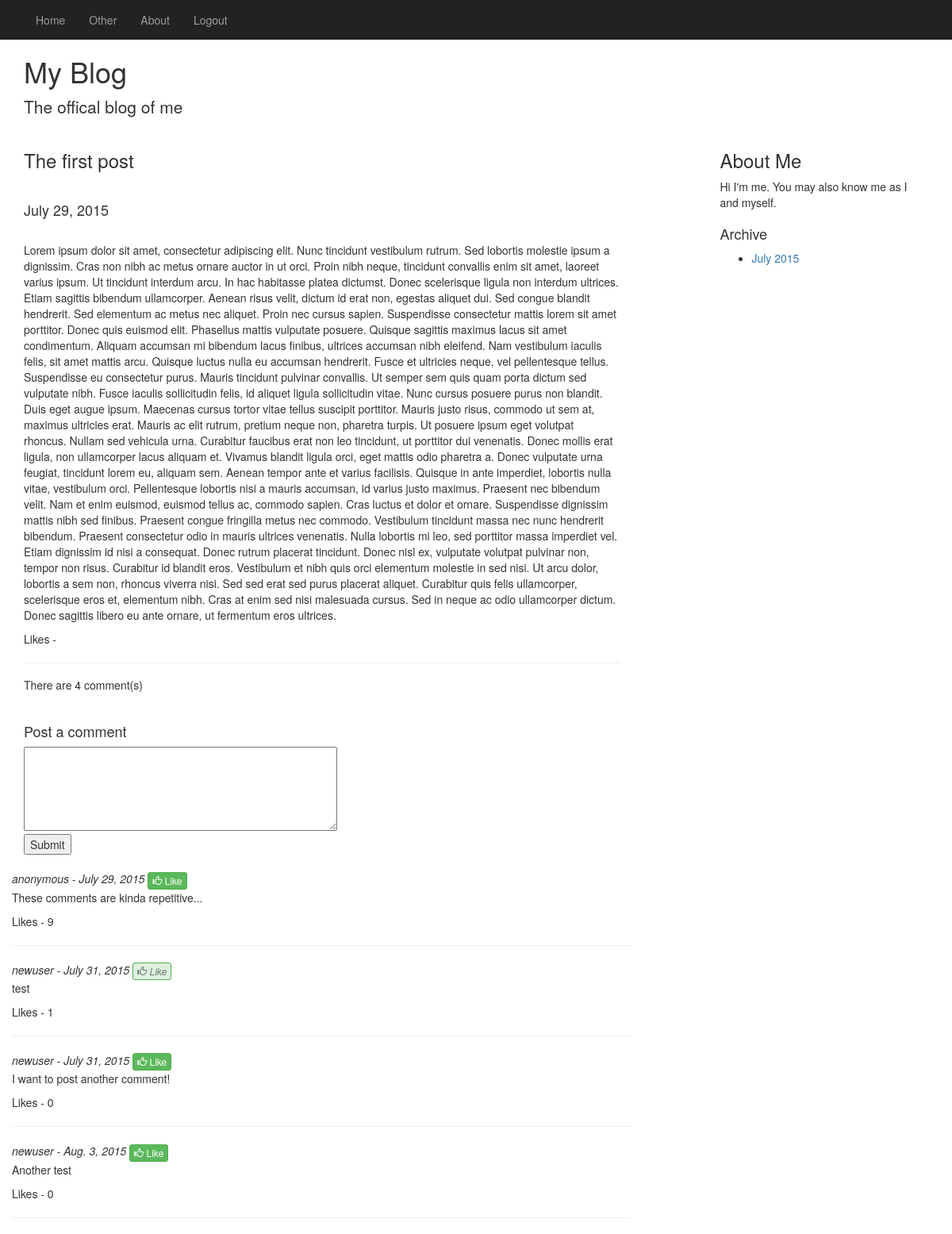
Page /blog/post/the-first-post/ (signed in) on the earlier database version.
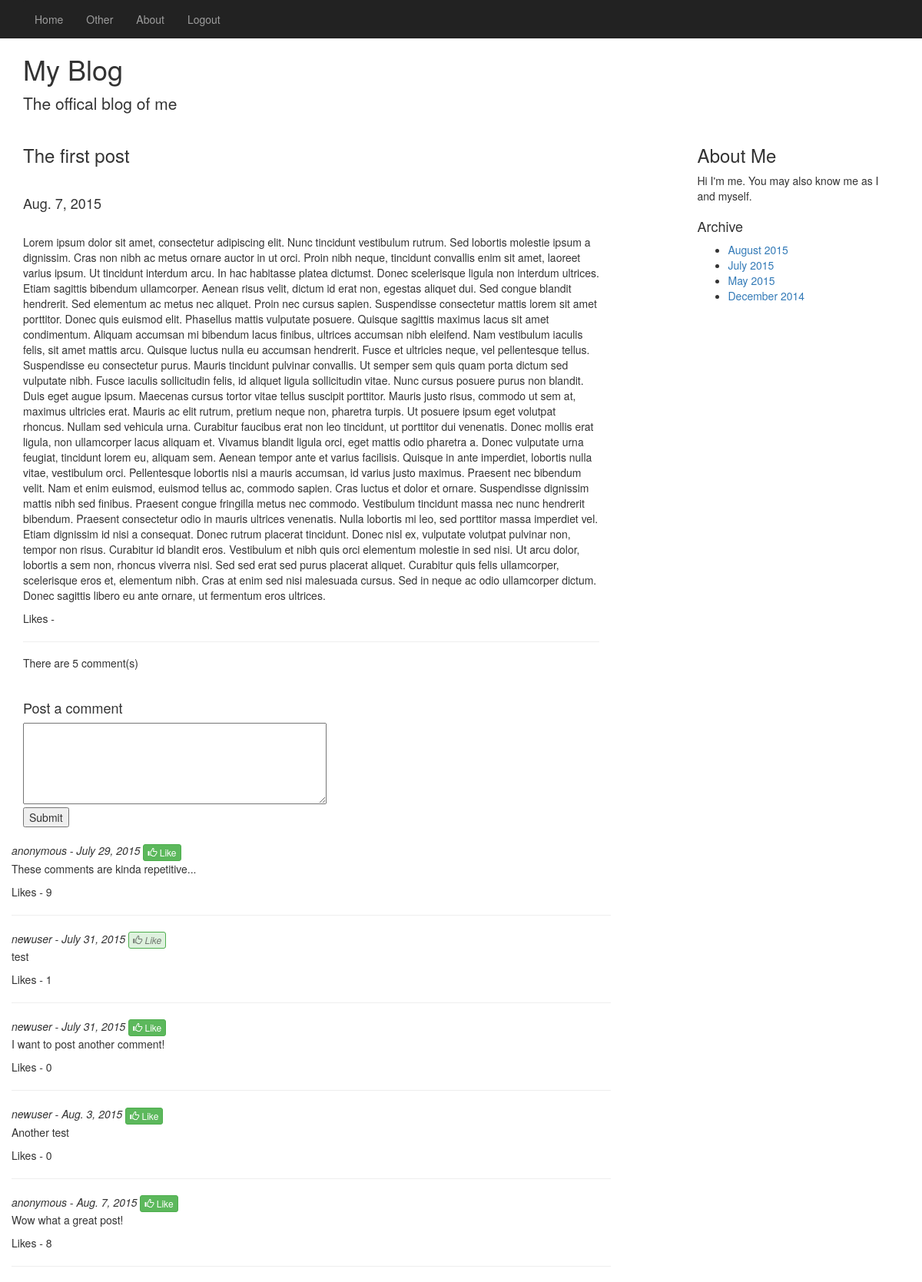
Same page on the later database version.
### blog/models.py (models this page shows, shortened)
class BlogPost(models.Model):
    title = models.CharField(max_length=128)
    author = models.CharField(max_length=64)
    pubDate = models.DateField()
    slug = models.SlugField()
    body = models.TextField()
    summary = models.TextField()

class Comment(models.Model):
    parent = models.ForeignKey(BlogPost)
    author = models.CharField(max_length=64)
    pubDate = models.DateField()
    body = models.TextField()
    likes = models.IntegerField(default=0)

### blog/views.py (the view)
# urls.py: url(r'^post/(?P<blog_post_slug>[\w\-]+)/$', views.blogPost, name='post'),
def blogPost(request, blog_post_slug):
    context_dict = {}
    try:
        post = BlogPost.objects.get(slug=blog_post_slug)
        comments = Comment.objects.filter(parent=post)
        context_dict['post'] = post
        context_dict['comments'] = comments
        context_dict['num_comments'] = len(comments)
    except BlogPost.DoesNotExist:
        pass
    return render(request, 'blog/post.html', context_dict)

### blog/templatetags/blog_extras.py (called while the page is built)
@register.inclusion_tag('blog/comment_template.html')
def generate_comments(comment, user):
    isLiked = UserLikes.objects.get_or_create(user=user, comment=comment)[0]
    if isLiked.liked:
        btn_classes = "btn btn-success btn-xs likebtn liked"
    else:
        btn_classes = "btn btn-success btn-xs likebtn"
    context_dict = {"classes": btn_classes, "comment": comment}
    return context_dict

@register.inclusion_tag('blog/archive_template.html')
def print_dates():
    dates = []
    slugs = []
    posts = BlogPost.objects.all().order_by('-pubDate')
    for post in posts:
        date = post.pubDate.strftime("%B %Y")
        if date not in dates:
            dates.append(date)
    context_dict = {"dates": dates, "slugs": slugs}
    return context_dict

### templates/blog/post.html (shortened to what this page needs)
{% extends "blog/base.html" %}
{% load staticfiles %}
{% load blog_extras %}
{% if post %}
    {% block body_block %}
        <h3>{{ post.title }}</h3>
        <br/>
        <h4>{{ post.pubDate }}</h4>
        <br/>
        <p>{{ post.body }}</p>
        <p>Likes - {{ post.likes }}</p>
        <hr/>
        <h5>There are <span id="num">{{ num_comments }}</span> comment(s)</h5>
        <br/>
        {% if user.is_authenticated %}
            <h4>Post a comment</h4>
            <form id="comment_form" method="" action="">
            <textarea id="comment_area" name="comment_area" rows="5" cols="50"></textarea>
                <br/>
                <input type="submit" name="submit" value="Submit"/>
            </form>
        {% else %}
            <h4>Log in to post a comment</h4>
        {% endif %}
        <br/>
        {% if comments %}
            <div class="row" id="comments">
            {% for c in comments %}
                {% generate_comments c user %}
            {% endfor %}
            </div>
        {% endif %}
    {% endblock %}
{% else %}
    <h1><strong>No blog post found by that name</strong></h1>
{% endif %}

### templates/blog/comment_template.html
<div class="comment">
    <em>{{ comment.author }} - {{ comment.pubDate }}</em>
    <button id="{{ comment.pk }}" role="button" class="{{ classes }}" type="button">
    <span class="glyphicon glyphicon-thumbs-up"></span>
    Like
    </button>
    <br/>
    <p>{{ comment.body }}</p>
    <p>Likes - <span id="{{ comment.pk }}_likes">{{ comment.likes }}</span></p>
    <hr/>
</div>

Differences in the rows shown:
changed BlogPost "The first post": pubDate "July 29, 2015" → "Aug. 7, 2015"
added Comment: author "anonymous", pubDate "Aug. 7, 2015", body "Wow what a great post!", likes "8"
Other differences:
{{ num_comments }}: "4" → "5"
new list line: "August 2015"
new list line: "May 2015"
new list line: "December 2014"
